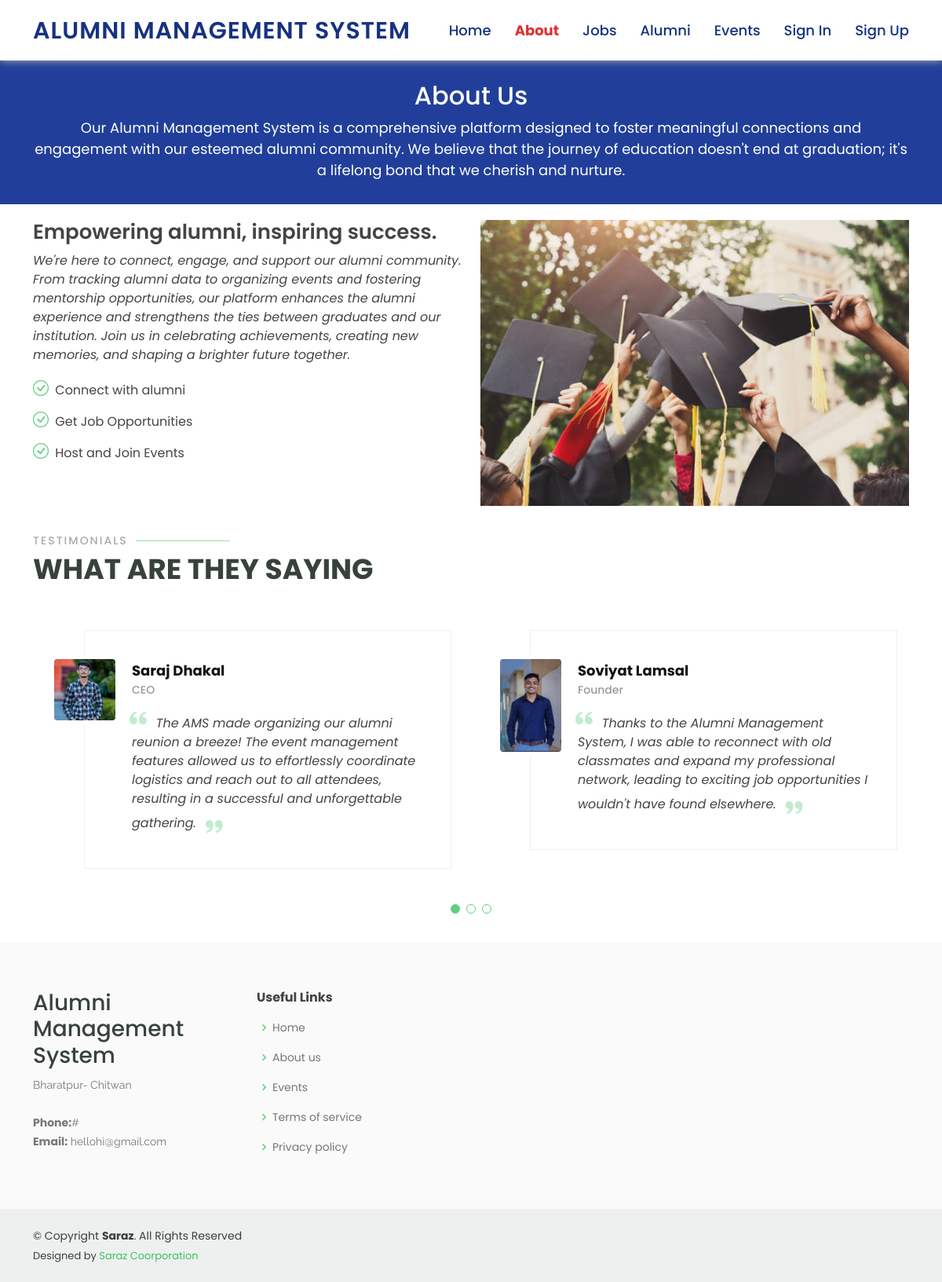
Page /about.php on the committed database.
### tables this page shows
CREATE TABLE `testimonials` (
  `testimonials_id` int(11) NOT NULL,
  `testimonials_name` varchar(255) NOT NULL,
  `post` varchar(255) NOT NULL,
  `testimonials_image` varchar(255) DEFAULT '2.png',
  `description` text DEFAULT NULL
);

### about.php (the view)
<?php include 'head/header.php';
include 'config/db.php';
$sql = "SELECT * FROM testimonials ";
$result = $conn->query($sql);
?>
  <main id="main">
    <div class="breadcrumbs" data-aos="fade-in">
      <div class="container">
        <h2>About Us</h2>
         <p>Our Alumni Management System is a comprehensive platform designed to foster meaningful connections and engagement with our esteemed alumni community.
          We believe that the journey of education doesn't end at graduation; it's a lifelong bond that we cherish and nurture.</p>
      </div>
    </div>
    <section id="about" class="about">
      <div class="container">
        <div class="row">
          <div class="col-lg-6 order-1 order-lg-2"  data-aos-delay="100">
            <img src="assets/img/about.jpg" class="img-fluid" alt="">
          </div>
          <div class="col-lg-6 pt-4 pt-lg-0 order-2 order-lg-1 content">
            <h3>Empowering alumni, inspiring success.</h3>
            <p class="fst-italic">
              We're here to connect, engage, and support our alumni community. From tracking alumni data to organizing events and fostering mentorship opportunities,
             our platform enhances the alumni experience and strengthens the ties between graduates and our institution.
             Join us in celebrating achievements, creating new memories, and shaping a brighter future together.
            </p>
            <ul>
              <li><i class="bi bi-check-circle"></i> Connect with alumni</li>
              <li><i class="bi bi-check-circle"></i> Get Job Opportunities</li>
              <li><i class="bi bi-check-circle"></i> Host and Join Events</li>
            </ul>
          </div>
        </div>
      </div>
    </section>
    <section id="testimonials" class="testimonials">
      <div class="container" data-aos="fade-up">
        <div class="section-title">
          <h2>Testimonials</h2>
          <p>What are they saying</p>
        </div>
        <div class="testimonials-slider swiper" data-aos="fade-up" data-aos-delay="100">
          <div class="swiper-wrapper">
<?php
          if ($result->num_rows > 0) {
    while($row = $result->fetch_assoc()){ ?>
            <div class="swiper-slide">
              <div class="testimonial-wrap">
                <div class="testimonial-item">
                  <img src="upload_images/<?= $row["testimonials_image"] ?>" class="testimonial-img" alt="">
                  <h3><?= $row["testimonials_name"] ?></h3>
                  <h4><?= $row["post"] ?></h4>
                  <p>
                    <i class="bx bxs-quote-alt-left quote-icon-left"></i>
                    <?= $row["description"] ?>
                    <i class="bx bxs-quote-alt-right quote-icon-right"></i>
                  </p>
                </div>
              </div>
            </div>
  <?php  }
  }
        ?>
          </div>
          <div class="swiper-pagination"></div>
        </div>
      </div>
    </section>
  </main>
  <?php include('head/footer.php') ?>

### assets/css/style.css (style rules this page uses)
* { font-family: "Poppins", sans-serif; }
body { color: #444444; }
section { padding: 20px 0; overflow: hidden; }
.section-title { padding-bottom: 20px; }
.section-title h2 { font-size: 14px; font-weight: 500; padding: 0; line-height: 1px; margin: 0 0 5px 0; letter-spacing: 2px; text-transform: uppercase; color: #aaaaaa; }
.section-title h2::after { content: ""; width: 120px; height: 1px; display: inline-block; background: #9ae1af; margin: 4px 10px; }
.section-title p { margin: 0; margin: 0; font-size: 36px; font-weight: 700; text-transform: uppercase; color: #37423b; }
.breadcrumbs { margin-top: 73px; text-align: center; background-color:#213f9a; ; padding: 30px 0; color: #fff; }
.breadcrumbs h2 { font-size: 32px; font-weight: 500; }
.breadcrumbs p { font-size: 18px; margin-bottom: 0; }
.about .content h3 { font-weight: 600; font-size: 26px; }
.about .content ul { list-style: none; padding: 0; }
.about .content ul li { padding-bottom: 10px; }
.about .content ul i { font-size: 20px; padding-right: 4px; color: #5fcf80; }
.testimonials .testimonial-wrap { padding-left: 50px; }
.testimonials .testimonials-carousel, .testimonials .testimonials-slider { overflow: hidden; }
.testimonials .testimonial-item { box-sizing: content-box; padding: 30px 30px 30px 60px; margin: 30px 15px; min-height: 200px; border: 1px solid #eef0ef; position: relative; background: #fff; }
.testimonials .testimonial-item .testimonial-img { width: 90px; border-radius: 10px; border: 6px solid #fff; position: absolute; left: -45px; }
.testimonials .testimonial-item h3 { font-size: 18px; font-weight: bold; margin: 10px 0 5px 0; color: #111; }
.testimonials .testimonial-item h4 { font-size: 14px; color: #999; margin: 0; }
.testimonials .testimonial-item .quote-icon-left, .testimonials .testimonial-item .quote-icon-right { color: #c1ecce; font-size: 26px; }
.testimonials .testimonial-item .quote-icon-left { display: inline-block; left: -5px; position: relative; }
.testimonials .testimonial-item .quote-icon-right { display: inline-block; right: -5px; position: relative; top: 10px; }
.testimonials .testimonial-item p { font-style: italic; margin: 15px auto 15px auto; }
.testimonials .swiper-pagination { margin-top: 20px; position: relative; }

### rows in the picture
testimonials: testimonials_image (picture), testimonials_name "Saraj Dhakal", post "CEO", description "The AMS made organizing our alumni reunion a breeze! The event management features allowed us to effortlessly coordinate logistics and reach out to all attendees, resulting in a successful and unforgettable gathering."
testimonials: testimonials_image (picture), testimonials_name "Soviyat Lamsal", post "Founder", description "Thanks to the Alumni Management System, I was able to reconnect with old classmates and expand my professional network, leading to exciting job opportunities I wouldn't have found elsewhere."
